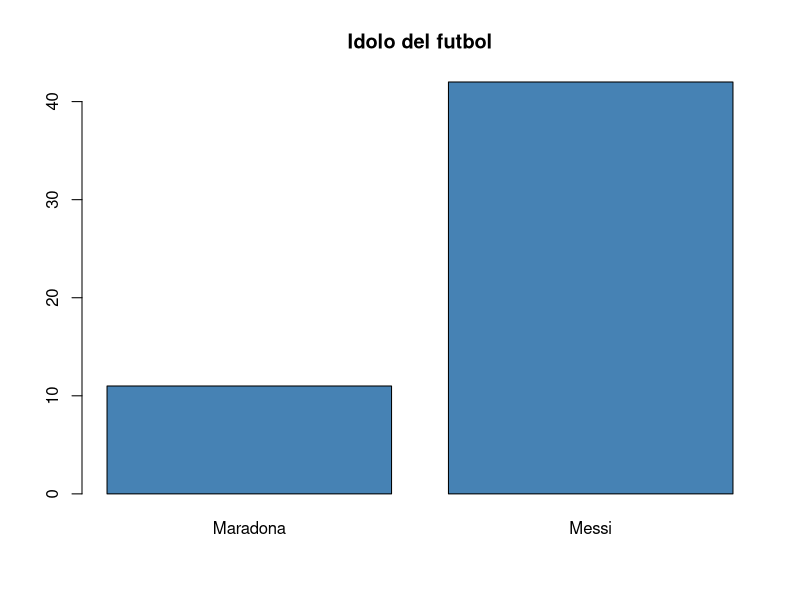
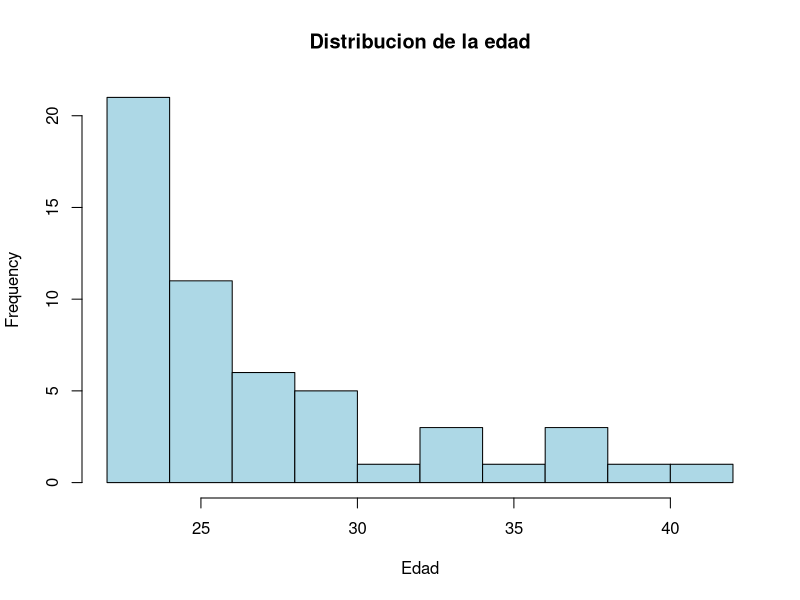
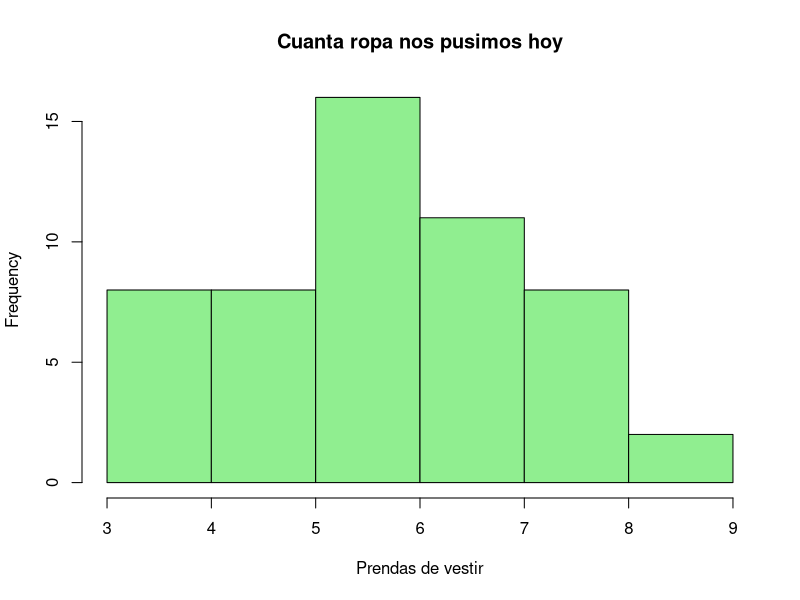
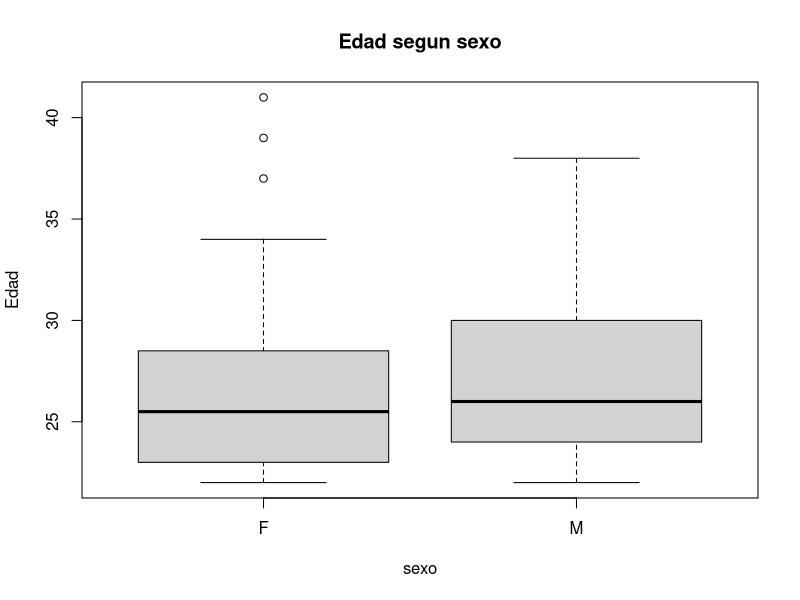
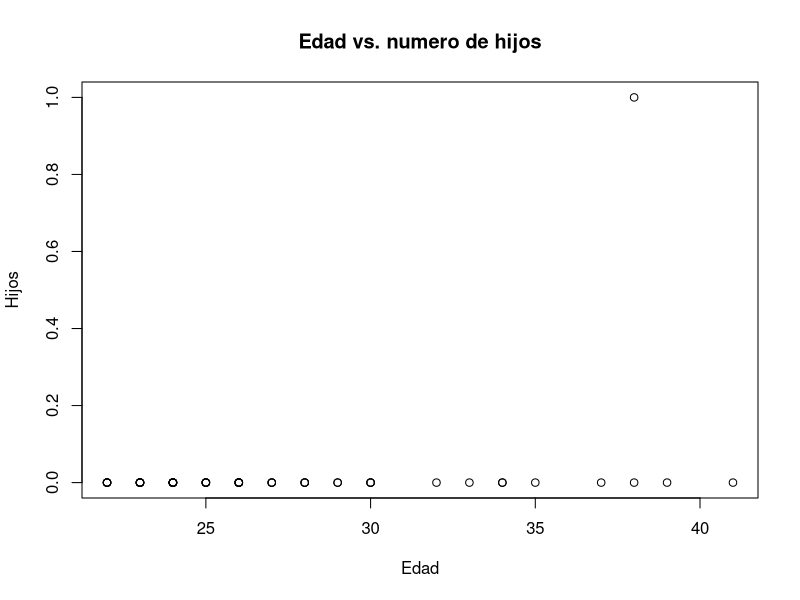
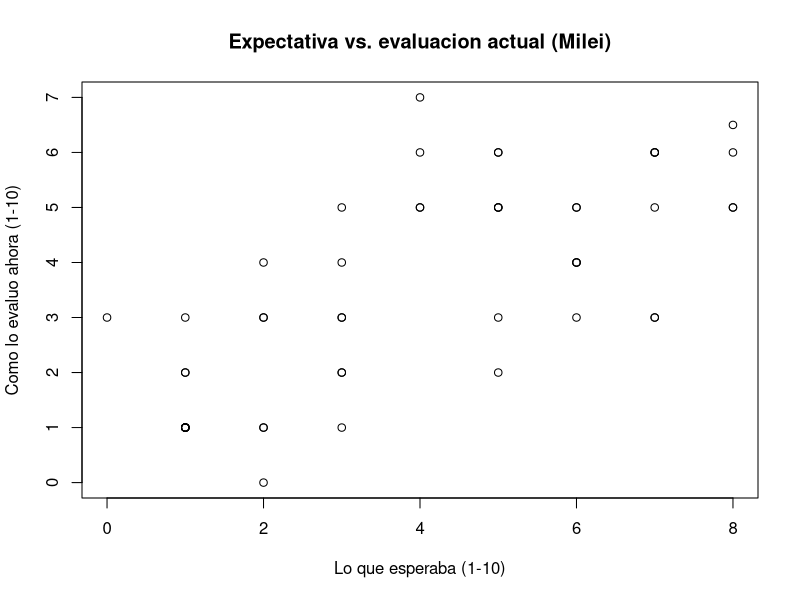

Source code (R) for these figures, in order:
# TPCAP - Clase 1: primeros pasos en R con la base "PARA JUGAR"
# Maestria en Politica y Economia Internacionales (MPEI), UdeSA
# La base la armamos entre todos cargando nuestros datos. Hoy la exploramos.


# -------------------------------------------------------------------
"1. R como calculadora"
# -------------------------------------------------------------------

# Lo mas basico: R hace cuentas. Escriban esto y aprieten Ctrl+Enter
# (Cmd+Enter en Mac) para ejecutar la linea.
2 + 2
10 / 4
3 ^ 2

# Podemos guardar un resultado en un "objeto" con la flecha <-
# El objeto queda en memoria (lo ven arriba a la derecha, en Environment).
mi_edad <- 26
mi_edad

# Un vector es varios valores juntos. La funcion c() los combina.
edades <- c(28, 31, 25, 40)
mean(edades)   # promedio
max(edades)    # el mayor
edad_prom <- mean(edades) 

# -------------------------------------------------------------------
"2. Cargar la base de datos"
# -------------------------------------------------------------------

# Nuestra base esta en un Excel, asi que necesitamos el paquete readxl.
# Instalar se hace UNA sola vez (por eso queda comentado). Cargar con
# library() hay que hacerlo cada vez que abrimos R.
# install.packages("readxl")
library(readxl)

# R necesita saber en que carpeta estamos trabajando. Para fijarla:
# Session > Set Working Directory > To Source File Location
# (o descomenten la linea de abajo con la ruta de su computadora).
setwd("/Users/lautaro/Documents/MPEI2/80-TPCAP/Clase1")

datos <- read_excel("PARA JUGAR 2026.xlsx")

# El Excel trae los nombres "lindos" en la primera fila y abreviaturas en
# la segunda. Le ponemos nombres cortos y comodos a cada columna.
names(datos) <- c("apellido", "nombre", "correo", "edad", "sexo",
                  "nacionalidad", "provincia", "altura", "titulo",
                  "estado_civil", "hijos", "futbol", "equipo",
                  "exp_milei", "eval_milei", "zoom", "prendas",
                  "conoc_R", "serie", "mascota",
                  "idolo_futbol", "extra")

# La primera fila quedo con las abreviaturas, no es un alumno: la sacamos.
datos <- datos[-1, ]

# El Excel tiene muchas filas vacias. Nos quedamos solo con las
# personas que cargaron su edad.
datos <- datos[!is.na(datos$edad), ]

# -------------------------------------------------------------------
"3. Primer vistazo a la base"
# -------------------------------------------------------------------

# View(datos)        # abre la base como una planilla
# head(datos)        # las primeras filas
# dim(datos)         # cuantas filas (personas) y columnas (variables)
# names(datos)       # nombres de las variables
str(datos)         # tipo de cada variable (numero, texto, etc.)

# Para acceder a una sola variable usamos el signo $
datos$edad


# -------------------------------------------------------------------
"4. Arreglar tipos de variable"
# -------------------------------------------------------------------

# Al venir de Excel, algunas columnas numericas quedaron como texto.
# as.numeric las convierte. Si alguien escribio algo raro en vez de un
# numero, R lo deja como NA (dato faltante) y avisa. Es esperable.
datos$edad       <- as.numeric(datos$edad)
datos$hijos      <- as.numeric(datos$hijos)
datos$prendas    <- as.numeric(datos$prendas)
datos$exp_milei  <- as.numeric(datos$exp_milei)
datos$eval_milei <- as.numeric(datos$eval_milei)

str(datos)

# -------------------------------------------------------------------
"5. Variables categoricas: conteos y tablas de frecuencia"
# -------------------------------------------------------------------

# table() cuenta cuantos casos hay de cada categoria.
table(datos$sexo)
table(datos$mascota)        # P = perro, G = gato
table(datos$idolo_futbol)
table(datos$futbol)

# Fijense que aparecen respuestas mal cargadas ("NA", "N/A", "Ambos").
# La tabla tambien sirve para descubrir errores de carga.

# Para verlo en porcentajes en vez de en conteos:
prop.table(table(datos$sexo))
round(100 * prop.table(table(datos$mascota)), 1)

# Y lo mismo en un grafico de barras:
barplot(table(datos$idolo_futbol),
        main = "Idolo del futbol",
        col = "steelblue")

# Tabla cruzada: dos categoricas a la vez.
# Ej.: los del equipo "perro", son mas de Messi o de Maradona?
table(datos$mascota, datos$idolo_futbol)


# -------------------------------------------------------------------
"6. Variables numericas: tendencia central y dispersion"
# -------------------------------------------------------------------

# Medidas centrales de la edad
mean(datos$edad)      # promedio
median(datos$edad)    # mediana (el del medio)

# Medidas de dispersion (que tan distintos son entre si)
sd(datos$edad)        # desvio estandar
min(datos$edad)
max(datos$edad)
range(datos$edad)

# summary() da varias de un saque: minimo, cuartiles, media y maximo.
summary(datos$edad)
summary(datos$prendas)


# -------------------------------------------------------------------
"7. Histogramas"
# -------------------------------------------------------------------

# Un histograma muestra como se reparten los valores.
hist(datos$edad,
     main = "Distribucion de la edad",
     xlab = "Edad",
     col  = "lightblue")

hist(datos$prendas,
     main = "Cuanta ropa nos pusimos hoy",
     xlab = "Prendas de vestir",
     col  = "lightgreen")

unique(datos$prendas) 
class(datos$prendas)
datos$prendas <- as.numeric(datos$prendas)
class(datos$prendas)


# Boxplot: comparar una numerica entre grupos. Ej.: edad segun sexo.
boxplot(edad ~ sexo, data = datos,
        main = "Edad segun sexo",
        ylab = "Edad")


# -------------------------------------------------------------------
"8. Correlaciones"
# -------------------------------------------------------------------

# La correlacion mide si dos variables se mueven juntas.
# Va de -1 (relacion negativa perfecta) a 1 (positiva perfecta); 0 = nada.

# Quien tiene mas hijos tiende a tener mas edad?
cor(datos$edad, datos$hijos, use = "complete.obs")

plot(datos$edad, datos$hijos,
     main = "Edad vs. numero de hijos",
     xlab = "Edad", ylab = "Hijos")

# La expectativa sobre Milei predice como lo evaluamos ahora?
cor(datos$exp_milei, datos$eval_milei, use = "complete.obs")

plot(datos$exp_milei, datos$eval_milei,
     main = "Expectativa vs. evaluacion actual (Milei)",
     xlab = "Lo que esperaba (1-10)",
     ylab = "Como lo evaluo ahora (1-10)")


# -------------------------------------------------------------------
"9. Ayuda en R"
# -------------------------------------------------------------------

# Para saber que hace una funcion y que opciones tiene:
?mean
?hist

# Si no recuerdan el nombre exacto, buscar por palabra:
# ??histogram


# Acuerdense de guardar el script (Ctrl+S / Cmd+S) para no perder el trabajo.
